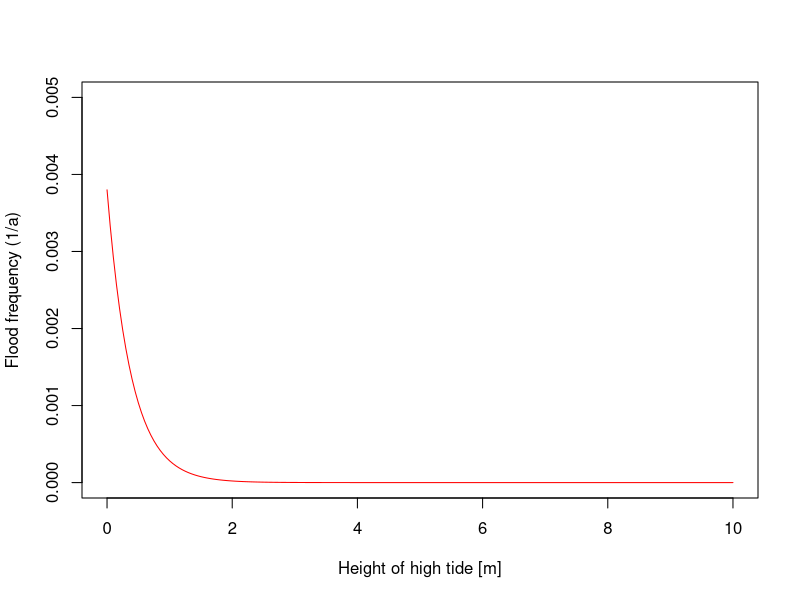
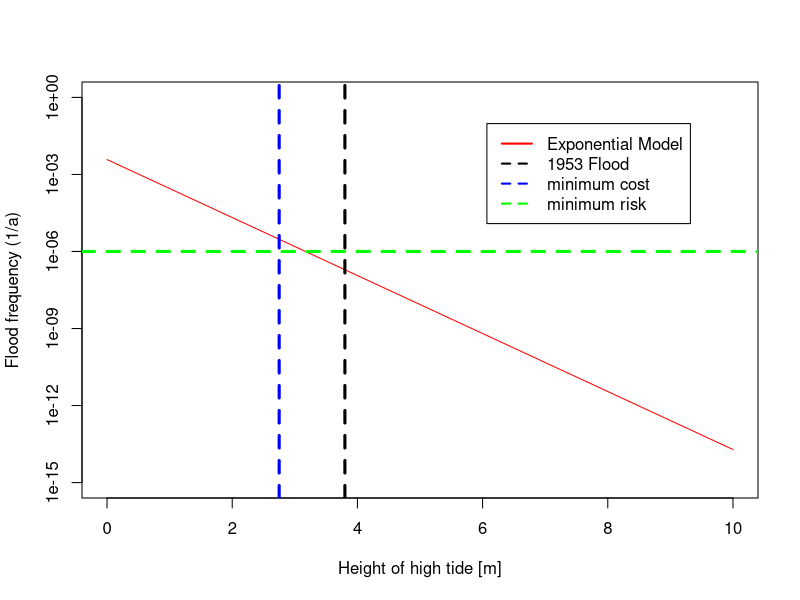

The R script that drew these images, in order:
############################################
##  file: cost-benefit.R
##   R Example of a Sea Level Risk Model
##   - Based on:
##	- van Dantzig D (1956) Economic Decision Problems for flood prevention. 
##	  Econometrica 24:276-287
######################################################
##  authors: Ryan Sriver and Klaus Keller (rsriver@psu.edu)
##  copyright by the authors
##  distributed under the GNU general public license
##  no warranty
##################################################
# version: 2, last changes: March 12, 2012 by rls
##################################################
# how to run:
# - save the file in a directory
# - go to the directory with this file
# - open R
# - type 'source(cost-benefit.R)'
# - open the new pdf files to analyze the results
############################################


# Define parameters as given in van Dantzig
#	- check with Table 4.1 in ref 2

# flood frequency in 1/a at zero height increase
p_zero_p=0.0038

# rate of exponential flood frequency decrease per m height increase
alpha_p=2.6

# costs of flooding in Gulders (include the "factor of two" from the ms
V_p=2e10

# effective discount rate in % per year, this is net of increase in value damages
delta_prime_p=0.02

# costs of heightening per m in gulders.
k_p=4.2e7

# ime horizon to the next revision of the dike (in years), from paper 
T=75

# subsidence rate in m/a, from the paper. Equivalent to 0.7 m per century.
subs_rate=0.01

# Example sea_level rise rate in m/a. Equivalent to 0.9 m per century
sea_level_rate=0.009

# time scale
beta_p=alpha_p*1


# parameters for the probabilistic analysis of SLR

# number of samples
N_SOW=3

# SL_rates in m/a
SL_rate_samples=c(0.003, 0.009, 0.015)


# probabilty of each SOW, assumed so far equally likely
p_SOW=c(1/N_SOW, 1/N_SOW, 1/N_SOW)


# perform simple risk and economic analysis

# case 1: without cosndieration of uncertainty

# determine optimal X: (eq. 6 in paper)
C=(100*p_zero_p*V_p*alpha_p)/((delta_prime_p*100-beta_p)*k_p) *
    (1-exp(-(delta_prime_p*100-beta_p)*T/100)) / 
    (1-exp(-delta_prime_p*100*T/100));

X_analytical=1/alpha_p*log(C)
print(X_analytical)


# case 2:  with uncertainty

# considerd range of Deike heigtening in meters
X=seq(0,10,by=0.05)

# considered time horison, in annual increments
time=seq(0,T,by=1)

# Define variables
p_exceed=array(NA,dim=c(length(X)))
costs=array(NA,dim=c(length(X)))
NPV_expected_losses=array(NA,dim=c(length(X)))
EV_p_exceed_transient=array(NA,dim=c(length(X)))
Total_flood_frequency=array(NA,dim=c(length(X)))
total_costs=array(NA,dim=c(length(X)))

discount_factor=array(NA, dim=c(length(time)))
effective_height=array(NA, dim=c(length(X),length(time)))
p_exceed_transient=array(NA, dim=c(length(X),length(time)))
NPV_costs_flooding=array(NA, dim=c(length(X),length(time)))

subsidence=subs_rate*time
sea_level_rise=sea_level_rate*time

for(i in 1:length(X)) {
   # analyze for each considered Deike heightening (eq. 1 in paper)
   p_exceed[i]= p_zero_p*exp(-alpha_p*X[i])
   
   for (j in 1:length(time)) {
	
	# analze for each year of the initial time period
	year =j-1
	
	#losses in the future are discounted at the annual net discount rate
	discount_factor[j]=1/(1+delta_prime_p)^year

	#The effective deike height decreases with subsidence and sea-level rise.
	effective_height[i,j]=X[i]-subsidence[j]-sea_level_rise[j]


	# For a stationary flooding frequency, we can evaluate the annual flooding
	#frequency with the old observeations and the new effective height.
	p_exceed_transient[i,j]= p_zero_p*exp(-alpha_p*effective_height[i,j])


	#The net present value of the losses per year are the product of the
	#frequency of flooding per year, the damages per flood, and the discount factor.
	NPV_costs_flooding[i,j]=p_exceed_transient[i,j]*V_p*discount_factor[j]
   }

   #The costs of building the dike increase linearly with respect to height.
   costs[i]=k_p*X[i]

   #The total discounted expected losses are the sum of the discounted expected annual losses.
   NPV_expected_losses[i]=sum(NPV_costs_flooding[i,])
   
   #The average annual flood frequency is the mean the annual flood frequencies.
   EV_p_exceed_transient[i]=mean(p_exceed_transient[i,])

   #The total flood frequency over the life-time of the project is the sum of the flood frequencies,
   #assuminG independence, as in the original paper
   Total_flood_frequency[i]=sum(p_exceed_transient[i,])

   #The total costs that depend on the deike height. Note that the fixed
   #costs of setting up the deike heightening as well as the effects of
   #deike height on costs beyond the time horizon are neglected
   total_costs[i]=costs[i]+NPV_expected_losses[i]

 }

print(X)
print(p_exceed)

print(total_costs)

# find the minimum cost
min_ind=seq(along=total_costs)[total_costs == min(total_costs)]
min_cost_X=X[min_ind]
  print(min_cost_X)



pdf(file="plot1.pdf")  # write to pdf, define a pdf file to write to
#par(mfcol=c(2,1))  # panel plot (2 rows, 1 column)
plot(X,p_exceed,type="l",col="red",
cex=1.5,ylim=c(0,5e-3), xlim=c(0,10),
  ylab="Flood frequency (1/a)",xlab="Height of high tide [m]"
)

dev.off()

pdf(file="plot2.pdf")  # write to pdf, define a pdf file to write to
plot(X,p_exceed,type="l",col="red",
cex=1.5,log="y",ylim=c(1e-15,1.), xlim=c(0,10),
  ylab="Flood frequency (1/a)",xlab="Height of high tide [m]"
)
abline(v=3.8,lwd=3,col="black",lty="dashed")
abline(v=X[min_ind],lwd=3,col="blue",lty="dashed")
abline(h=1e-6,lwd=3,col="green",lty="dashed")

legend(x="topright",
       inset=c(0.1,0.1),
       legend=c("Exponential Model","1953 Flood","minimum cost","minimum risk"),
       col=c("red","black","blue","green"),
       lty=c("solid","dashed","dashed","dashed"),
       lwd=c(2,2,2,2)
       )


dev.off()
